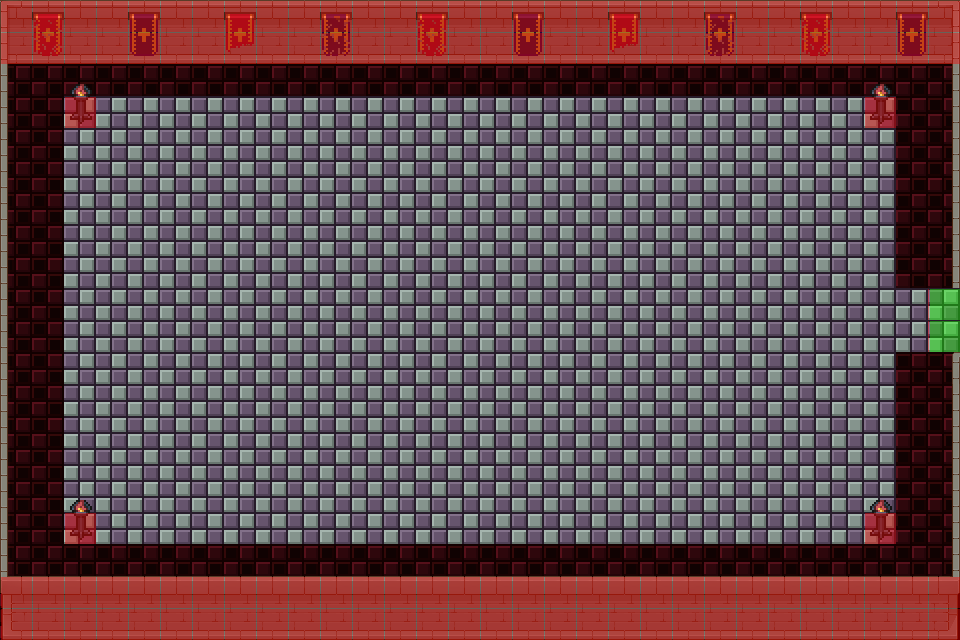

Below is a game level as drawn by its tile map, then a one-line description and the .tmx that defines it (tile-layer data replaced by summaries):
An orthogonal 30x20 tile map with 32x32 px tiles, 6 tile layers (Suelo, Pared, Pared2, Props, ...), 8 tilesets and 10 objects.

<map version="1.10" tiledversion="1.10.2" orientation="orthogonal" renderorder="right-down" width="30" height="20" tilewidth="32" tileheight="32" infinite="0" nextlayerid="17" nextobjectid="44">
 <tileset firstgid="1" name="TX Tileset Wall" tilewidth="32" tileheight="32" tilecount="256" columns="16">
  <image source="Tiles/TX Tileset Wall.png" width="512" height="512" />
 </tileset>
 <tileset firstgid="257" name="pixel-cyberpunk-interior" tilewidth="32" tileheight="32" tilecount="231" columns="21">
  <image source="Tiles/pixel-cyberpunk-interior.png" width="672" height="352" />
 </tileset>
 <tileset firstgid="488" name="MapMetadata" tilewidth="32" tileheight="32" tilecount="2" columns="2">
  <image source="Tiles/MapMetadata.png" width="67" height="34" />
 </tileset>
 <tileset firstgid="490" name="TX Struct" tilewidth="32" tileheight="32" tilecount="256" columns="16">
  <image source="Tiles/TX Struct.png" width="512" height="512" />
 </tileset>
 <tileset firstgid="746" name="A2_32x32" tilewidth="32" tileheight="32" tilecount="192" columns="16">
  <image source="Tiles/32x32/A2_32x32.png" width="512" height="384" />
 </tileset>
 <tileset firstgid="938" name="B32x32" tilewidth="32" tileheight="32" tilecount="256" columns="16">
  <image source="Tiles/32x32/B32x32.png" width="512" height="512" />
 </tileset>
 <tileset firstgid="1194" name="A4_32x32" tilewidth="32" tileheight="32" tilecount="256" columns="16">
  <image source="Tiles/32x32/A4_32x32.png" width="512" height="512" />
 </tileset>
 <tileset firstgid="1450" name="TX Struct" tilewidth="32" tileheight="32" tilecount="256" columns="16">
  <image source="Tiles/TX Struct.png" width="512" height="512" />
 </tileset>
 <layer id="9" name="Suelo" width="30" height="20">
  <properties>
   <property name="Draw" type="bool" value="true" />
  </properties>
  <data>[600 cells, 600 non-empty, 2 distinct tile ids]</data>
 </layer>
 <layer id="10" name="Pared" width="30" height="20">
  <properties>
   <property name="Draw" type="bool" value="true" />
  </properties>
  <data>[600 cells, 84 non-empty, 5 distinct tile ids]</data>
 </layer>
 <layer id="11" name="Pared2" width="30" height="20">
  <properties>
   <property name="Draw" type="bool" value="true" />
  </properties>
  <data>[600 cells, 98 non-empty, 11 distinct tile ids]</data>
 </layer>
 <layer id="12" name="Props" width="30" height="20">
  <properties>
   <property name="Draw" type="bool" value="true" />
  </properties>
  <data>[600 cells, 8 non-empty, 2 distinct tile ids]</data>
 </layer>
 <layer id="13" name="Props2" width="30" height="20">
  <properties>
   <property name="Draw" type="bool" value="true" />
  </properties>
  <data>[600 cells, 24 non-empty, 9 distinct tile ids]</data>
 </layer>
 <layer id="14" name="Navigation" width="30" height="20">
  <properties>
   <property name="Draw" type="bool" value="false" />
   <property name="Navigation" type="bool" value="true" />
   <property name="collision" type="bool" value="true" />
  </properties>
  <data>[600 cells, 126 non-empty, 2 distinct tile ids]</data>
 </layer>
 <objectgroup id="15" name="collider">
  <object id="32" x="0" y="64" width="7.5" height="512" />
  <object id="34" x="0" y="576" width="960" height="64" />
  <object id="35" x="953" y="354" width="7" height="222" />
  <object id="36" x="952.5" y="63.5" width="7.5" height="224.5" />
  <object id="37" x="0.5" y="1" width="959.5" height="63" />
  <object id="38" x="70.125" y="83.625" width="21.875" height="39.75" />
  <object id="39" x="69.75" y="498.75" width="22" height="40.25" />
  <object id="40" x="869.75" y="499.75" width="21.5" height="40" />
  <object id="41" x="870.25" y="83.5" width="21.25" height="41" />
 </objectgroup>
 <objectgroup id="16" name="toZone3P1">
  <object id="42" x="943.038" y="288.85" width="16.1972" height="62.0893" />
 </objectgroup>
</map>
